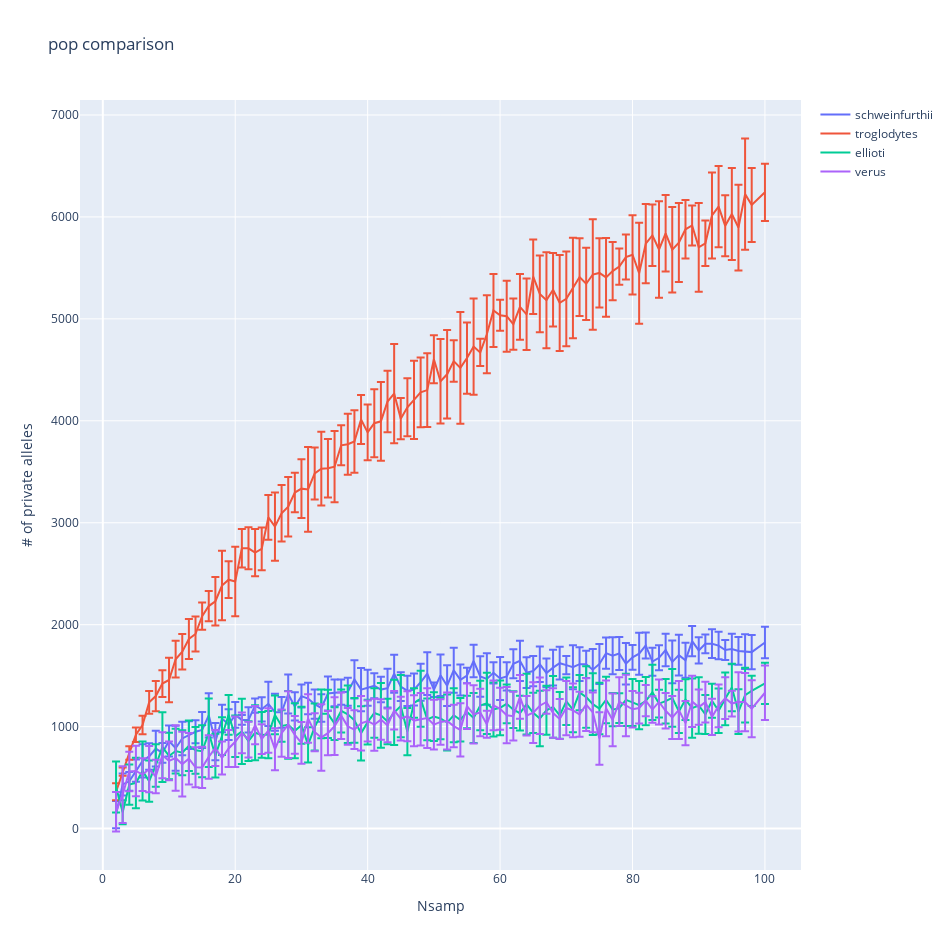

The code cell stored with this chart in its notebook:
### Markdown cell above
**plot**

### Code cell
fig= [go.Scatter(
    x= samp_order,
    y= [pops_dict[pop][x]['mean'] for x in samp_order],
    error_y= dict(
        array= [pops_dict[pop][x]['std'] for x in samp_order],
        type= 'data',
        #symmetric= True,
        visible=True
    ),
    name= pop
) for pop in model_dict.keys()]

layout= go.Layout(
    title= 'pop comparison',
    xaxis= dict(
        title= 'Nsamp'
    ),
    yaxis= dict(
        title= '# of private alleles'
    ),
    height= 950,
    width= 950
)

Figure= go.Figure(data=fig, layout= layout)
iplot(Figure)
